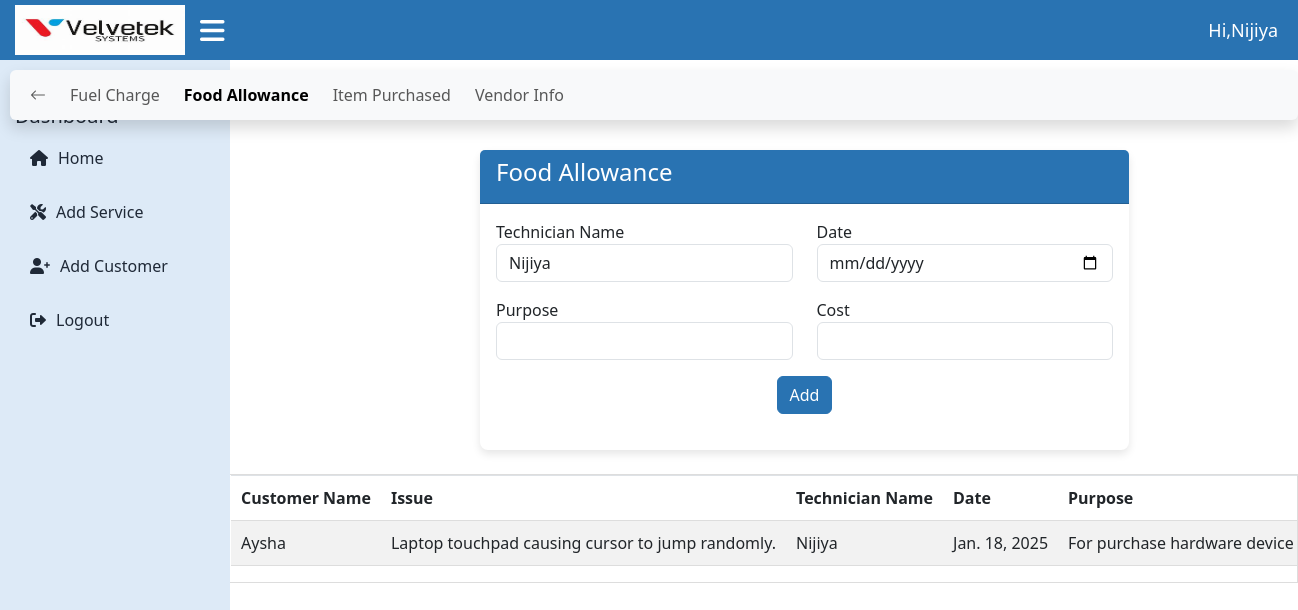
The page /technician/foodallowance/7/ (signed in) on the database as committed earlier.
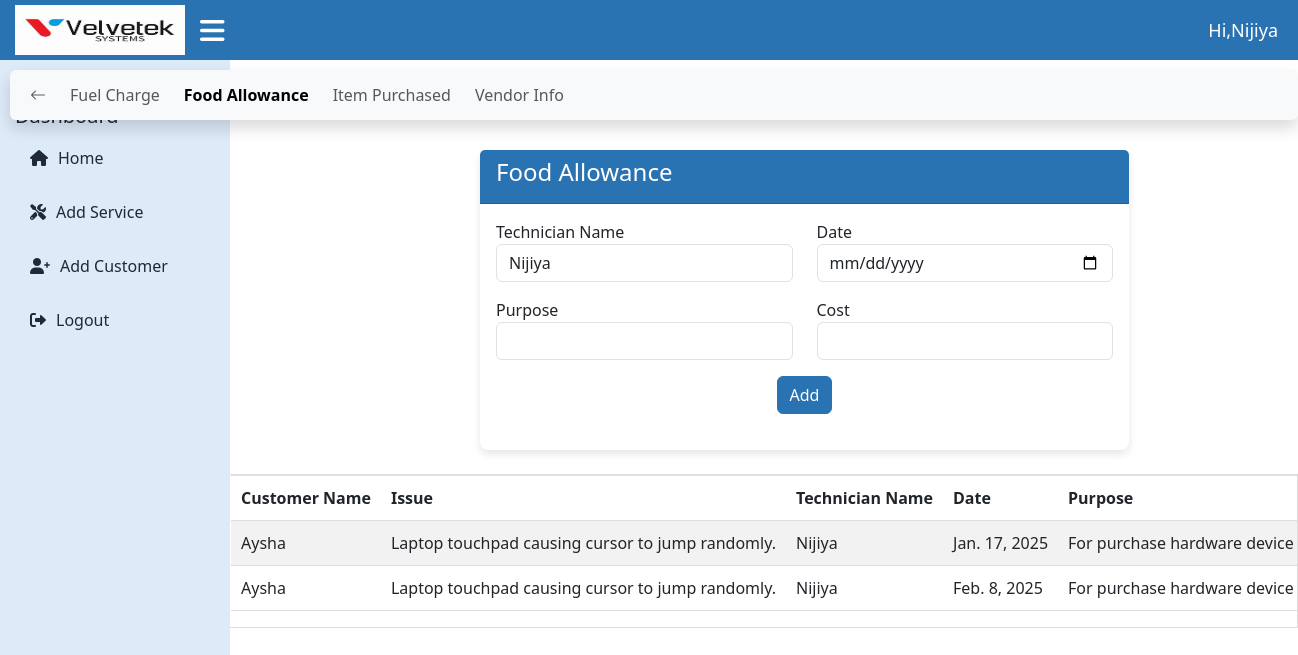
The same page on the database as committed later.
### technicianapp/models.py (models this page shows)
class FoodAllowance(models.Model):
    technician_name = models.CharField(max_length=100)
    date = models.DateField()
    purpose = models.TextField()
    cost = models.DecimalField(max_digits=10, decimal_places=2)
    apply = models.ForeignKey(Apply, on_delete=models.CASCADE,related_name='food_allowances',blank=True,null=True)
    customer_name = models.CharField(max_length=225)
    issue = models.TextField()

### technicianapp/views.py (the view, shortened to what this page needs)
# urls.py: path('foodallowance/<int:apply_id>/',views.foodallowance,name='food_allowance'),
def foodallowance(request, apply_id):
    try:
        apply_instance = Apply.objects.get(id=apply_id)
    except Apply.DoesNotExist:
        messages.error(request, "Apply instance not found.")
        return redirect('apply_list')
    food_allowances = FoodAllowance.objects.filter(apply=apply_instance)
    context = {
        'apply': apply_instance,
        'food_allowances': food_allowances,
        'technician_name': request.user.get_full_name() or request.user.username,
    }
    return render(request, 'food_allowance.html', context)

### templates/food_allowance.html (shortened to what the changed rows need)
{% extends 'technician_dashboard.html' %}
{% block content %}
                    <div class="table-responsive mt-4 " style="padding-left: 230px;">
                      {% if food_allowances %}
                        <table id="basic-datatables" class="table table-striped table-bordered">
                            <thead>
                                <tr>
                                    <th scope="col">Customer Name</th>
                                    <th scope="col">Issue</th>
                                    <th scope="col">Technician Name</th>
                                    <th scope="col">Date</th>
                                    <th scope="col">Purpose</th>
                                </tr>
                            </thead>
                            <tbody>
                                {% for d in food_allowances %}
                                <tr>
                                    <td>{{ d.customer_name }}</td>
                                    <td>{{ d.issue }}</td>
                                    <td>{{ d.technician_name }}</td>
                                    <td>{{ d.date }}</td>
                                    <td>{{ d.purpose }}</td>
                                    </tr>
                                {% endfor %}
                            </tbody>
                        </table>
                        {% else %}
<div class="alert alert-warning text-center ">
    No food allowance available. Please add data.
</div>
{% endif %}
                    </div>
{% endblock %}

Rows that differ between the two databases and show on the page:
changed FoodAllowance: date "Jan. 18, 2025" → "Jan. 17, 2025"
added FoodAllowance: customer_name "Aysha", issue "Laptop touchpad causing cursor to jump randomly.", technician_name "Nijiya", date "Feb. 8, 2025", purpose "For purchase hardware device"
